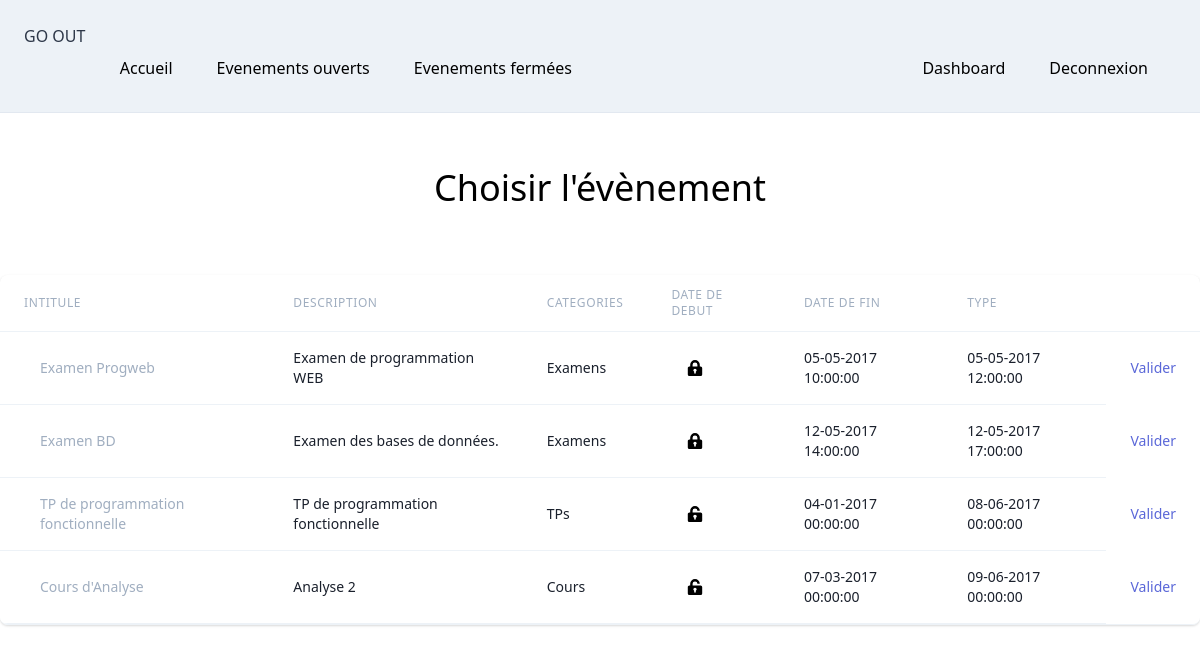
The app's page /selecteve.php?pid=1 (signed in) with its own data.
### tables this page shows
CREATE TABLE `evenements` (
  `eid` int(11) NOT NULL,
  `intitule` varchar(100) NOT NULL,
  `description` text NOT NULL,
  `dateDebut` datetime NOT NULL,
  `dateFin` datetime NOT NULL,
  `type` enum('ouvert','ferme') NOT NULL,
  `cid` int(11) NOT NULL
);

CREATE TABLE `categories` (
  `cid` int(11) NOT NULL,
  `nom` varchar(30) NOT NULL
);

### selecteve.php (the view, shortened to what this page needs)
<?php
    $pid = $_GET["pid"];
    include("navbar.php");
    $SQL= "SELECT * FROM evenements e INNER JOIN categories c ON e.cid = c.cid  ";
    $reponse= $db->query($SQL);
    if ($reponse->rowCount()!=0) {
?>
<div class="flex py-3 mx-auto">
    <div class="align-middle inline-block min-w-auto mx-auto shadow overflow-hidden sm:rounded-lg border-b border-gray-200">
      <table class="min-w-auto mx-auto">
        <thead>
          <tr>
            <th class="px-6 py-3 border-b border-gray-200 bg-gray-50 text-left text-xs leading-4 font-medium text-gray-500 uppercase tracking-wider">
              Intitule
            </th>
            <th class="px-6 py-3 border-b border-gray-200 bg-gray-50 text-left text-xs leading-4 font-medium text-gray-500 uppercase tracking-wider">
              Description
            </th>
            <th class="px-6 py-3 border-b border-gray-200 bg-gray-50 text-left text-xs leading-4 font-medium text-gray-500 uppercase tracking-wider">
              Categories
            </th>
            <th class="px-6 py-3 border-b border-gray-200 bg-gray-50 text-left text-xs leading-4 font-medium text-gray-500 uppercase tracking-wider">
              Date de debut
            </th>
            <th class="px-6 py-3 border-b border-gray-200 bg-gray-50 text-left text-xs leading-4 font-medium text-gray-500 uppercase tracking-wider">
              Date de fin
            </th>
            <th class="px-6 py-3 border-b border-gray-200 bg-gray-50 text-left text-xs leading-4 font-medium text-gray-500 uppercase tracking-wider">
              Type
            </th>
            <th class="px-6 py-3 border-b border-gray-200 bg-gray-50"></th>
          </tr>
        </thead>
        <tbody class="bg-white">
<?php
    while ($donnees=$reponse->fetch()) {
        $debut = $donnees['dateDebut'];
        $fin =  $donnees['dateFin'];
?>
        <tr>
            <td class="px-6 py-4 whitespace-normal border-b border-gray-200">
                <div class="ml-4">
                  <div class="text-sm leading-5 font-medium text-gray-500"> <?php echo $donnees['intitule']; ?>   </div>
              </div>
            </td>
            <td class="px-6 py-4 whitespace-normal border-b border-gray-200">
              <div class="text-sm leading-5 text-gray-900"><?php echo $donnees['description']; ?></div>
            </td>
            <td class="px-6 py-4 whitespace-normal border-b border-gray-200">
                <div class="text-sm leading-5 text-gray-900"><?php echo $donnees['nom']; ?></div>
            </td>
            <td class="px-6 py-4 whitespace-normal border-b border-gray-200">
                <div class="ml-4">
                  <div class="text-sm leading-5 font-medium text-gray-900">
                        <?php if($donnees['type']=='ferme'):?>
                            <svg width="16" height="16" xmlns="http://www.w3.org/2000/svg" viewBox="0 0 20 20">
                                <path d="M4 8V6a6 6 0 1 1 12 0v2h1a2 2 0 0 1 2 2v8a2 2 0 0 1-2 2H3a2 2 0 0 1-2-2v-8c0-1.1.9-2 2-2h1zm5 6.73V17h2v-2.27a2 2 0 1 0-2 0zM7 6v2h6V6a3 3 0 0 0-6 0z"/>
                            </svg>
                        <?php else:?>
                            <svg  width="16" height="16" xmlns="http://www.w3.org/2000/svg" viewBox="0 0 20 20">
                                <path d="M4 8V6a6 6 0 1 1 12 0h-3v2h4a2 2 0 0 1 2 2v8a2 2 0 0 1-2 2H3a2 2 0 0 1-2-2v-8c0-1.1.9-2 2-2h1zm5 6.73V17h2v-2.27a2 2 0 1 0-2 0zM7 6v2h6V6a3 3 0 0 0-6 0z"/>
                            </svg>
                        <?php endif; ?>
                  </div>
              </div>
            </td>
            <td class="px-6 py-4 whitespace-normal border-b border-gray-200">
                <div class="text-sm leading-5 text-gray-900">
                    <?php echo date('d-m-Y H:i:s', strtotime($debut)); ?>
                </div>
            </td>
            <td class="px-6 py-4 whitespace-normal border-b border-gray-200">
                <div class="text-sm leading-5 text-gray-900">
                    <?php echo date('d-m-Y H:i:s', strtotime($fin)); ?>
                </div>
            </td>
            <td class="px-6 py-4 whitespace-normal text-right text-sm leading-5 font-medium">
                    <a href="checkid.php?eid=<?php echo $donnees['eid'] ;?>&amp;pid=<?php echo $pid ;?>" class="text-indigo-600 hover:text-indigo-900 focus:outline-none focus:underline">Valider</a>
            </td>
        </tr>
<?php
        }
    }
?>
    </tbody>
      </table>
    </div>
  </div>

### records on screen
evenements: intitule "Examen Progweb", description "Examen de programmation WEB", cid.nom "Examens", type "ferme" (drawn), dateDebut "05-05-2017 10:00:00", dateFin "05-05-2017 12:00:00"
evenements: intitule "Examen BD", description "Examen des bases de données.", cid.nom "Examens", type "ferme" (drawn), dateDebut "12-05-2017 14:00:00", dateFin "12-05-2017 17:00:00"
evenements: intitule "TP de programmation fonctionnelle", description "TP de programmation fonctionnelle", cid.nom "TPs", type "ouvert" (drawn), dateDebut "04-01-2017 00:00:00", dateFin "08-06-2017 00:00:00"
evenements: intitule "Cours d'Analyse", description "Analyse 2", cid.nom "Cours", type "ouvert" (drawn), dateDebut "07-03-2017 00:00:00", dateFin "09-06-2017 00:00:00"

### other values on screen
$h "Choisir l'évènement"
